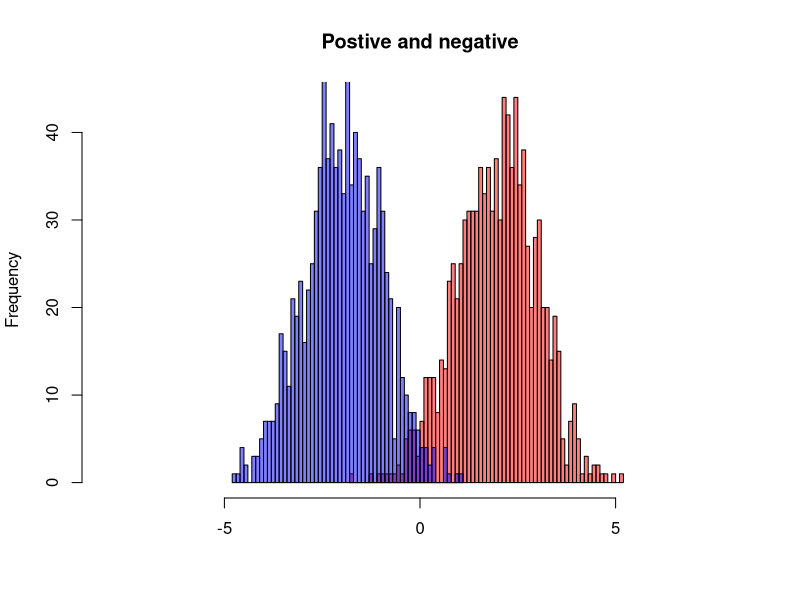
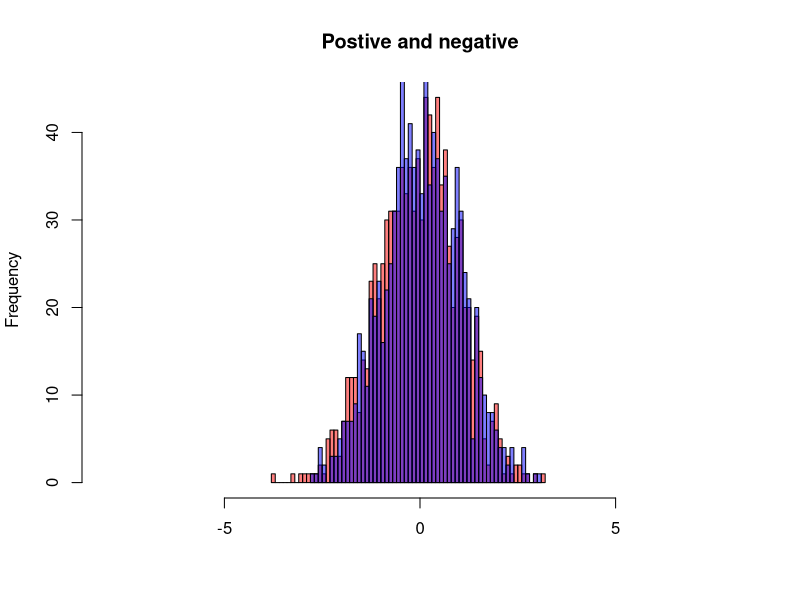
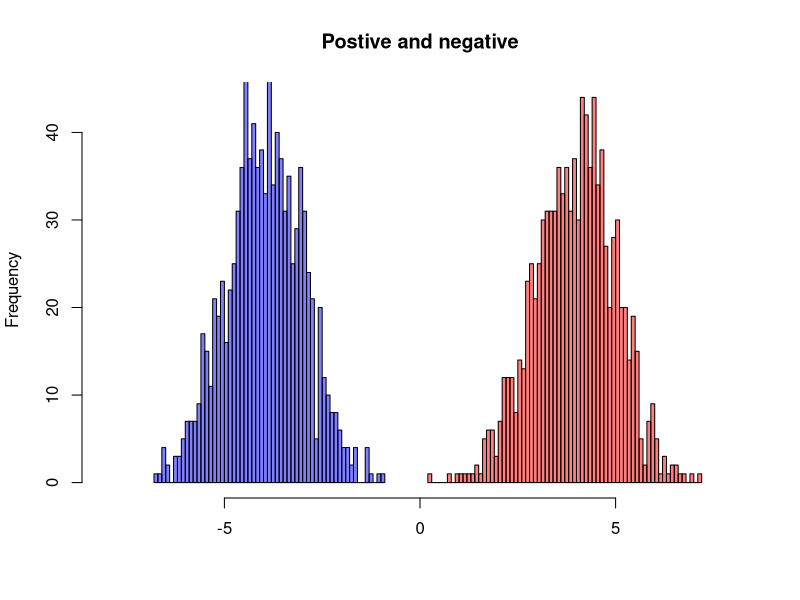
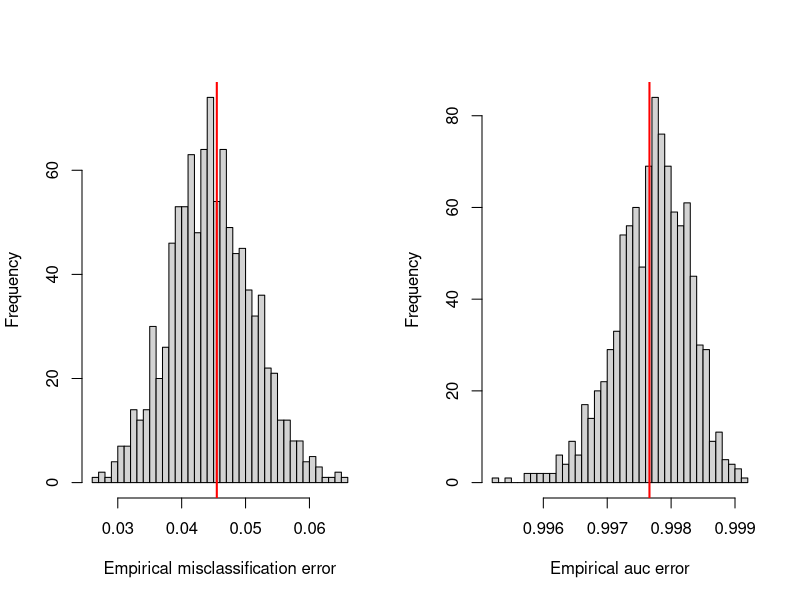
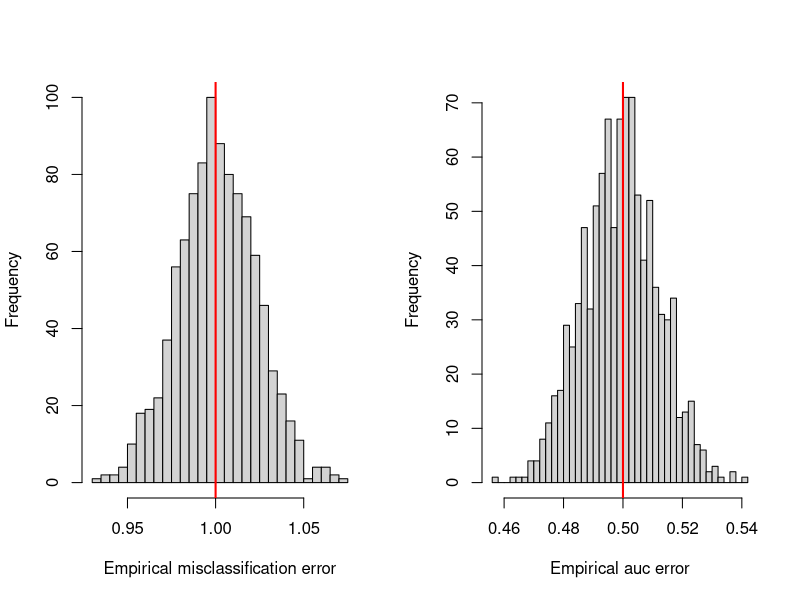
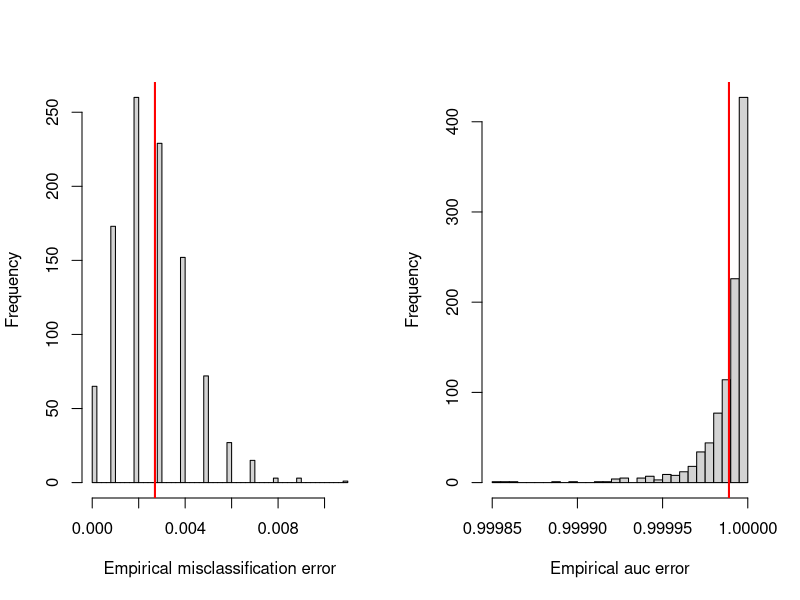
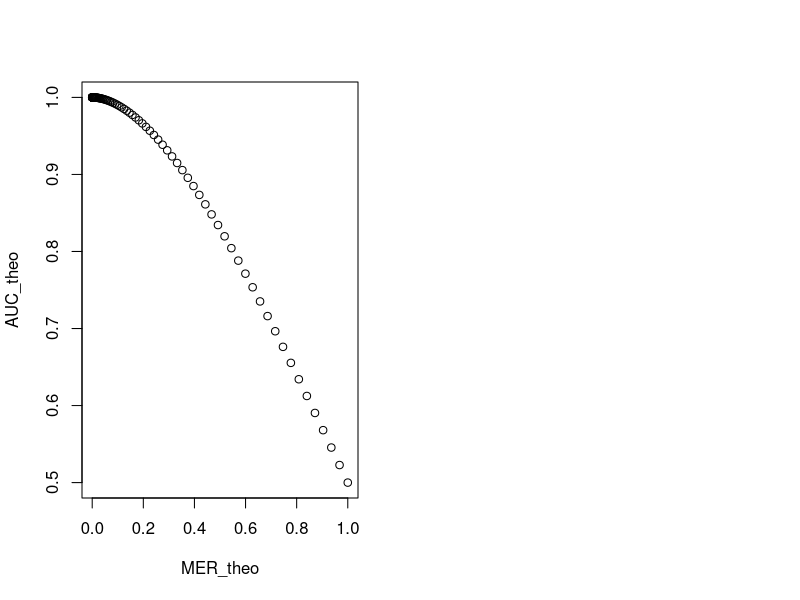

Reproduce these figures in R, in order.
## ---- chunk 1
N=1000
set.seed(18)
a=2;b=1
D_pos=rnorm(N,a,b)
D_neg=rnorm(N,-a,b)
hist(D_pos,breaks=50,xlim=c(-8,8),col=rgb(1,0,0,0.5),xlab=" ",main="Postive and negative")
hist(D_neg,breaks=50,add=T,col=rgb(0,0,1,0.5))

## ---- chunk 2
#Complete overlap
N=1000
set.seed(18)
a=0;b=1
D_pos=rnorm(N,a,b)
D_neg=rnorm(N,-a,b)
hist(D_pos,breaks=50,xlim=c(-8,8),col=rgb(1,0,0,0.5),xlab=" ",main="Postive and negative")
hist(D_neg,breaks=50,add=T,col=rgb(0,0,1,0.5))

## ---- chunk 3
#Complete overlap
N=1000
set.seed(18)
a=4;b=1
D_pos=rnorm(N,a,b)
D_neg=rnorm(N,-a,b)
hist(D_pos,breaks=50,xlim=c(-8,8),col=rgb(1,0,0,0.5),xlab=" ",main="Postive and negative")
hist(D_neg,breaks=50,add=T,col=rgb(0,0,1,0.5))

## ---- chunk 4
a=2
kappa=0
#theoritical/truth
MER_theo=1-pnorm((kappa+a)/b)+pnorm((kappa-a)/b)
AUC_theo=pnorm((2*a)/(sqrt(2)*b))

#empirical
MER_emp=c()
AUC_emp=c()
for(i in 1:N){
D_pos=rnorm(N,a,b)
D_neg=rnorm(N,-a,b)
MER_emp[i]=min(sum(D_pos<kappa)/N,0.5)+min(sum(D_neg>kappa)/N,0.5)
#Note that MER_emp can't be bigger than 1 or less than 0
r = rank(c(D_pos,D_neg))  
AUC_emp[i] = (sum(r[1:N]) - N*(N+1)/2) / (N*N)
}
par(mfrow=c(1,2))
hist(MER_emp,breaks=50,main="",xlab = "Empirical misclassification error")
abline(v=MER_theo,lwd=2,col="red")
hist(AUC_emp,breaks=50,main="",xlab = "Empirical auc error")
abline(v=AUC_theo,lwd=2,col="red")
## ---- chunk 5
#Biases
mean(AUC_emp-AUC_theo)
mean(MER_emp-MER_theo)


## ---- chunk 6
a=0
kappa=0
#theoritical/truth
MER_theo=1-pnorm((kappa+a)/b)+pnorm((kappa-a)/b)
AUC_theo=pnorm((2*a)/(sqrt(2)*b))

#empirical
MER_emp=c()
AUC_emp=c()
for(i in 1:N){
D_pos=rnorm(N,a,b)
D_neg=rnorm(N,-a,b)
MER_emp[i]=sum(D_pos<kappa)/N+sum(D_neg>kappa)/N
#Note that MER_emp can't be bigger than 1 or less than 0
r = rank(c(D_pos,D_neg))  
AUC_emp[i] = (sum(r[1:N]) - N*(N+1)/2) / (N*N)
}
par(mfrow=c(1,2))
hist(MER_emp,breaks=50,main="",xlab = "Empirical misclassification error")
abline(v=MER_theo,lwd=2,col="red")
hist(AUC_emp,breaks=50,main="",xlab = "Empirical auc error")
abline(v=AUC_theo,lwd=2,col="red")
## ---- chunk 7
#Biases
mean(AUC_emp-AUC_theo)
mean(MER_emp-MER_theo)


## ---- chunk 8
a=3
kappa=0
#theoritical/truth
MER_theo=1-pnorm((kappa+a)/b)+pnorm((kappa-a)/b)
AUC_theo=pnorm((2*a)/(sqrt(2)*b))

#empirical
MER_emp=c()
AUC_emp=c()
for(i in 1:N){
D_pos=rnorm(N,a,b)
D_neg=rnorm(N,-a,b)
MER_emp[i]=min(sum(D_pos<kappa)/N,0.5)+min(sum(D_neg>kappa)/N,0.5)
#Note that MER_emp can't be bigger than 1 or less than 0
r = rank(c(D_pos,D_neg))  
AUC_emp[i] = (sum(r[1:N]) - N*(N+1)/2) / (N*N)
}
par(mfrow=c(1,2))
hist(MER_emp,breaks=50,main="",xlab = "Empirical misclassification error")
abline(v=MER_theo,lwd=2,col="red")
hist(AUC_emp,breaks=50,main="",xlab = "Empirical auc error")
abline(v=AUC_theo,lwd=2,col="red")
## ---- chunk 9
#Biases
mean(AUC_emp-AUC_theo)
mean(MER_emp-MER_theo)


## ---- chunk 10
b=1
kappa=0
a=seq(0,4,length.out = 100)
MER_theo=1-pnorm((kappa+a)/b)+pnorm((kappa-a)/b)
AUC_theo=pnorm((2*a)/(sqrt(2)*b))
plot(MER_theo,AUC_theo,type="b")
